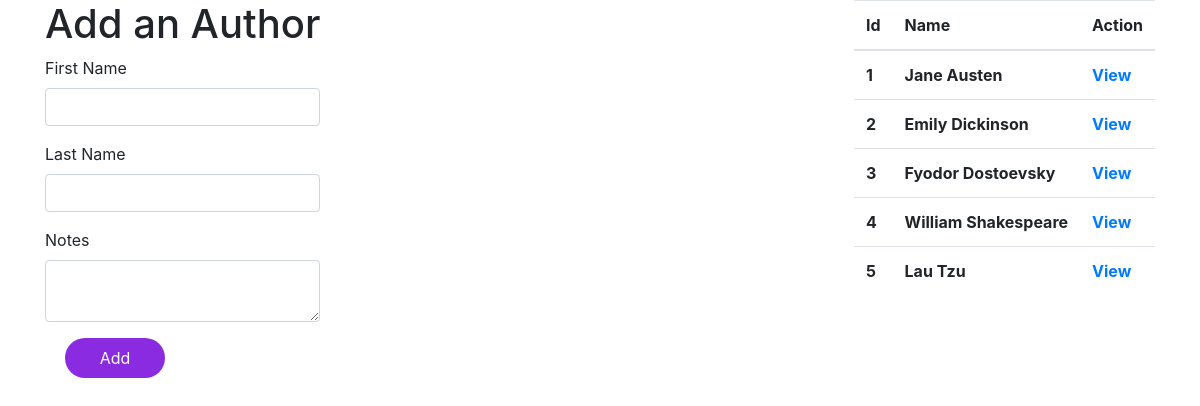
Page /authors on the earlier database version.
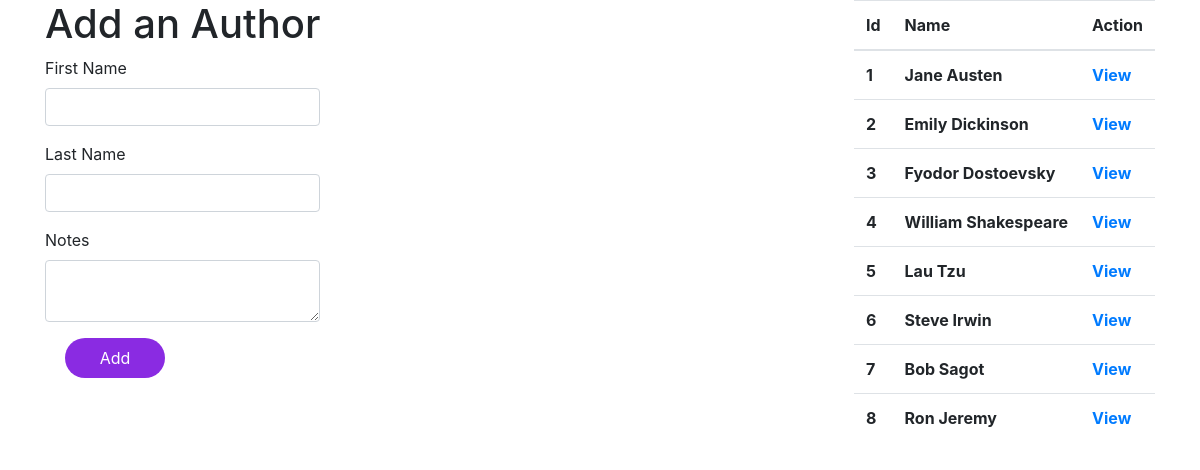
Same page on the later database version.
### booksAuthors/models.py (models this page shows)
class Author(models.Model):
    first_name = models.CharField(max_length=45)
    last_name = models.CharField(max_length=45)
    notes = models.TextField()
    books = models.ManyToManyField(Book, related_name="author")
    created_at = models.DateTimeField(auto_now_add=True)
    updated_at = models.DateTimeField(auto_now=True)

### booksAuthors/views.py (the view)
# urls.py: path('authors', views.createAuthors),
def createAuthors(request):
    context = {
        'all_authors': Author.objects.all()
    }
    return render(request, 'authors.html', context)

### booksAuthors/templates/authors.html (shortened to what this page needs)
<!DOCTYPE html>
<html lang="en">
<head>
    {% load static %}
    <link rel="stylesheet" href="{% static 'css/author.css'%}">
    <link rel="stylesheet" href="https://stackpath.bootstrapcdn.com/bootstrap/4.5.0/css/bootstrap.min.css">
</head>
<body>
    <div class="container d-flex justify-content-between">
        <div class="book-form">
            <form action="/process_author" method="POST">
                <h1>Add an Author</h1>
                <div class="form-group">
                    <label for="author-first-name">First Name</label>
                    <input type="text" name="author-first-name" class="form-control">
                </div>
                <div class="form-group">
                    <label for="author-last-name">Last Name</label>
                    <input type="text" name="author-last-name" class="form-control">
                </div>
                <div class="form-group">
                    <label for="author-notes">Notes</label>
                    <textarea name="author-notes" class="form-control"></textarea>
                </div>
                <button type="submit" class="button">Add</button>
            </form>
        </div>
        <div class="authors-list">
            <table class="table">
                <thead>
                    <tr>
                        <th scope="col">Id</th>
                        <th scope="col">Name</th>
                        <th scope="col">Action</th>
                    </tr>
                </thead>
                <tbody>
                    {% for author in all_authors %}
                    <tr>
                        <th>{{author.id}}</th>
                        <th>{{author.first_name}} {{author.last_name}}</th>
                        <th><a href="/authors/{{author.id}}">View</a></th>
                    </tr>
                    {% endfor %}
                </tbody>
            </table>
        </div>
    </div>
</body>
</html>

Differences in the rows shown:
added Author: id "6", first_name "Steve", last_name "Irwin"
added Author: id "7", first_name "Bob", last_name "Sagot"
added Author: id "8", first_name "Ron", last_name "Jeremy"
